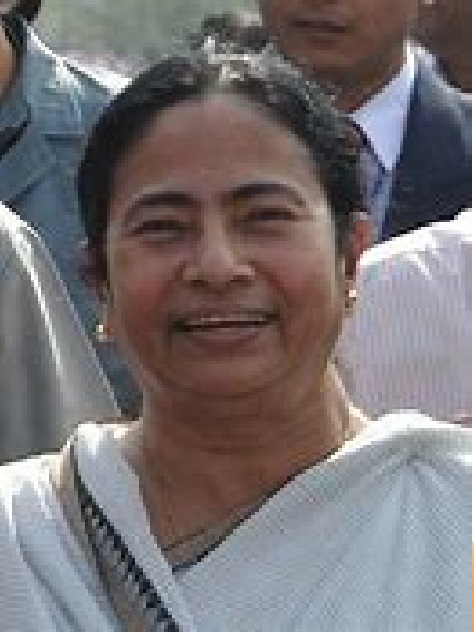
#> input picture mamtause.jpg, 474 x 632 px
$ python picturereplace.py
#> lines starting #> are read from the running program, lines starting #| are printed output that depends on the picture
# -*- coding: utf-8 -*-
"""
Created on Fri Jul 28 11:45:09 2023

@author: drish
"""

import cv2
import numpy as np
pic1=cv2.imread("mamtause.jpg")
#> pic1 is the input picture: shape (632, 474, 3); mean B, G, R 115.6, 113.3, 119
pic01=pic1[75:400,80:350]
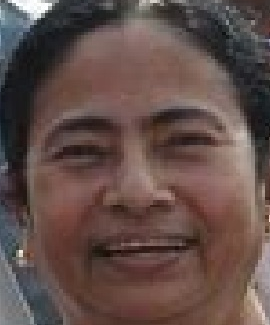
#> pic01: shape (325, 270, 3); mean B, G, R 73.5, 78.1, 97.8
pic2=cv2.imread("narendramodi.jpg")
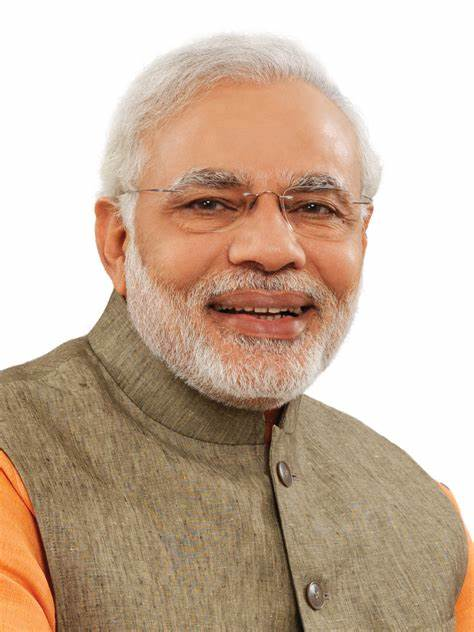
#> input picture narendramodi.jpg, 474 x 632 px
#> pic2 is the input picture: shape (632, 474, 3); mean B, G, R 159.7, 179.3, 201.6
pic1[75:400,80:350]=pic2[75:400,80:350]
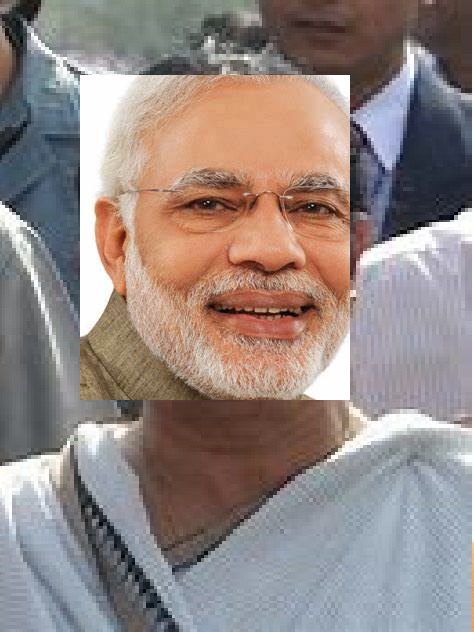
#> pic1: shape (632, 474, 3); mean B, G, R 131.7, 135.5, 147.8
cv2.imshow("modi",pic1)
cv2.waitKey()
cv2.destroyAllWindows()
